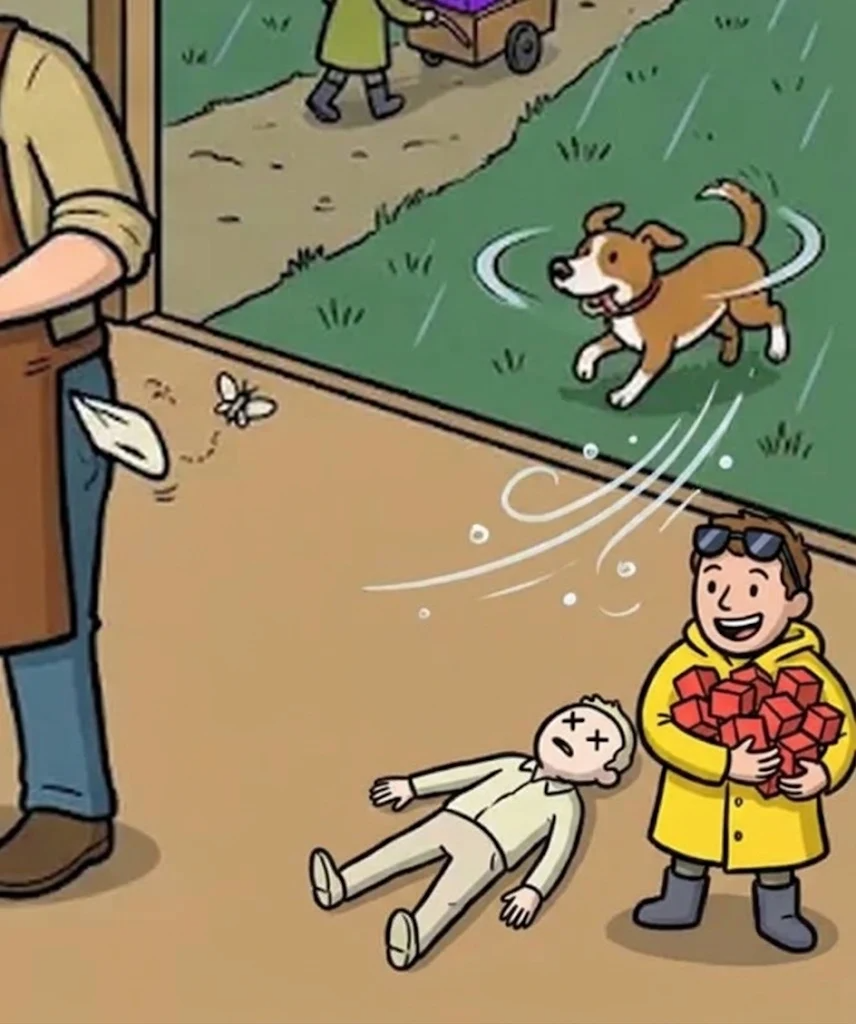
#> input picture tools/prompts/A10_src/F1.webp, 856 x 1024 px
$ python refit.py ../prompts/A10_src/F1.webp ../prompts/A10_src/L31a_base_1116.webp out.png
#> lines starting #> are read from the running program, lines starting #| are printed output that depends on the picture
"""refit.py crop.png out.png fitted.png — 비율이 달라진 Gemini 결과를 높이로 맞추고 가로 어긋남(ox)을 찾아 조각 크기(488×H)로 되돌린다(빈 자리는 조각 화소)."""
import sys, numpy as np
from PIL import Image
c=Image.open(sys.argv[1]).convert('RGB'); z=Image.open(sys.argv[2]).convert('RGB')
#> further down, c is the input picture: PIL image 856x1024 RGB; mean R, G, B 145.8, 134.2, 99.9
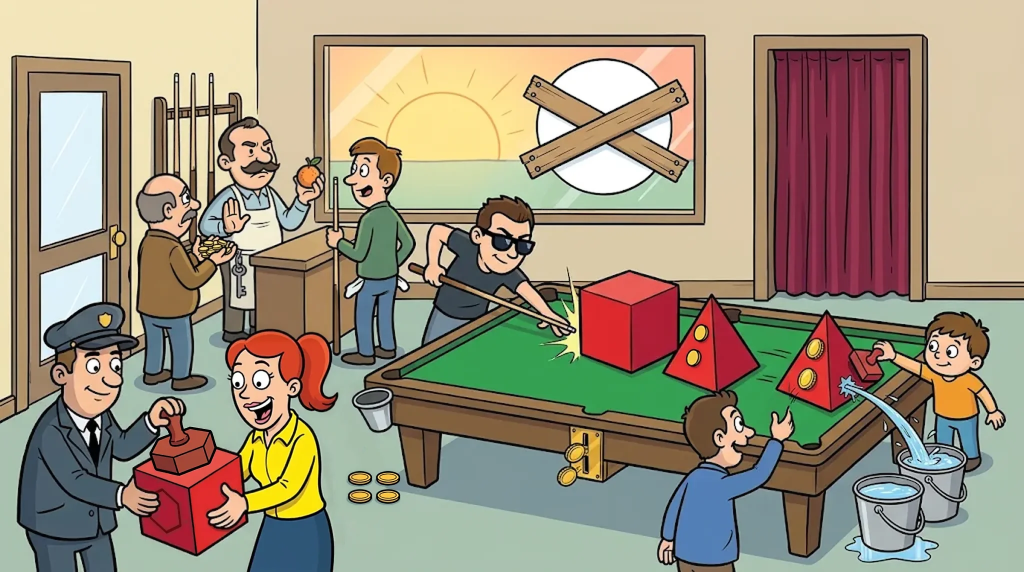
#> input picture tools/prompts/A10_src/L31a_base_1116.webp, 2048 x 1144 px (shown at 1/2 size)
#> further down, z is the input picture: PIL image 2048x1144 RGB; mean R, G, B 157.5, 145.5, 124.3
W,H=c.size; zw=round(z.width*H/z.height); z=z.resize((zw,H),Image.LANCZOS)
#> after `W, H = c.size`: W = 856; H = 1024
#> after `zw = round(z.width * H / z.height)`: zw = 1833
#> after `z = z.resize((zw, H), Image.LANCZOS)`:
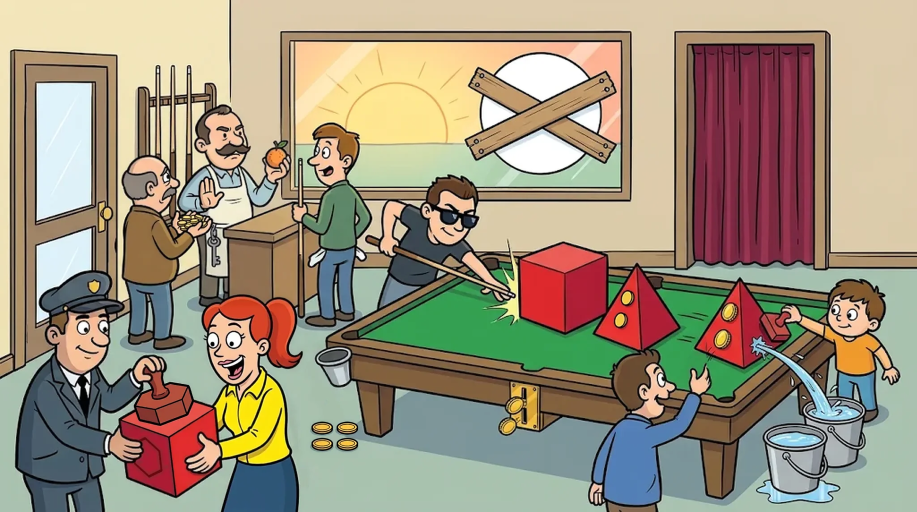
#> z: PIL image 1833x1024 RGB (shown at 1/2 size); mean R, G, B 157.5, 145.5, 124.3
C=np.asarray(c).astype(float); Z=np.asarray(z).astype(float)
best=None
for ox in range(-60,61):
    xs=max(0,ox); xe=min(W,ox+zw);
    if xe-xs<W*0.6: continue
    a=C[:, xs:xe]; b=Z[:, xs-ox:xe-ox]
    e=np.mean((a-b)**2)
    if best is None or e<best[0]: best=(e,ox)
#> this loop made 121 passes
#> (e, best) on passes 1, 2, 3, 18, 19, 20, 21, 22, 23, 24, 25, 26: (8598.8, (8598.8, -60)), (8594.1, (8594.1, -59)), (8593.1, (8593.1, -58)), (8592.8, (8592.8, -43)), (8587, (8587, -42)), (8581.7, (8581.7, -41)), (8577.4, (8577.4, -40)), (8573.5, (8573.5, -39)), (8569.2, (8569.2, -38)), (8564.2, (8564.2, -37)), (8559.2, (8559.2, -36)), (8555.4, (8555.4, -35))
#> e on passes 4 to 9: 8594.5, 8596.8, 8599.3, 8602, 8604.2, 8605.1
#> pass 1, `b = Z[:, xs - ox:xe - ox]`:
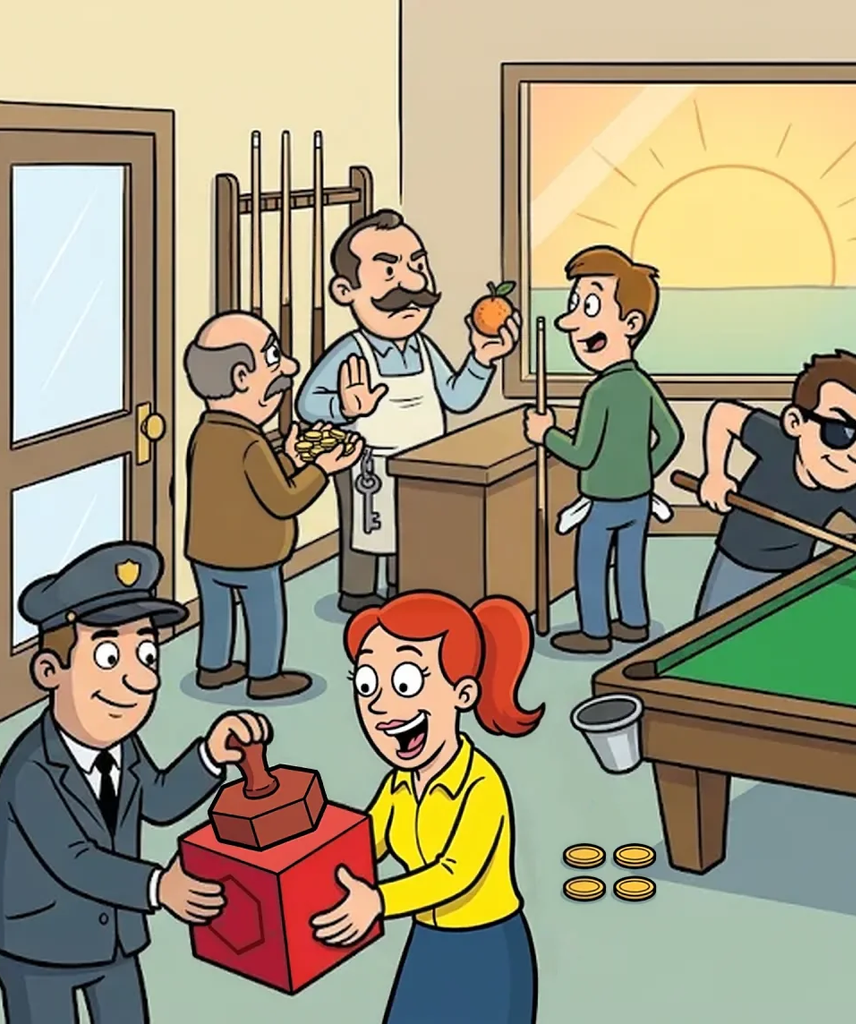
#> b: shape (1024, 856, 3) float64; mean R, G, B 161.1, 152.1, 126.8
#> pass 3, `b = Z[:, xs - ox:xe - ox]`:
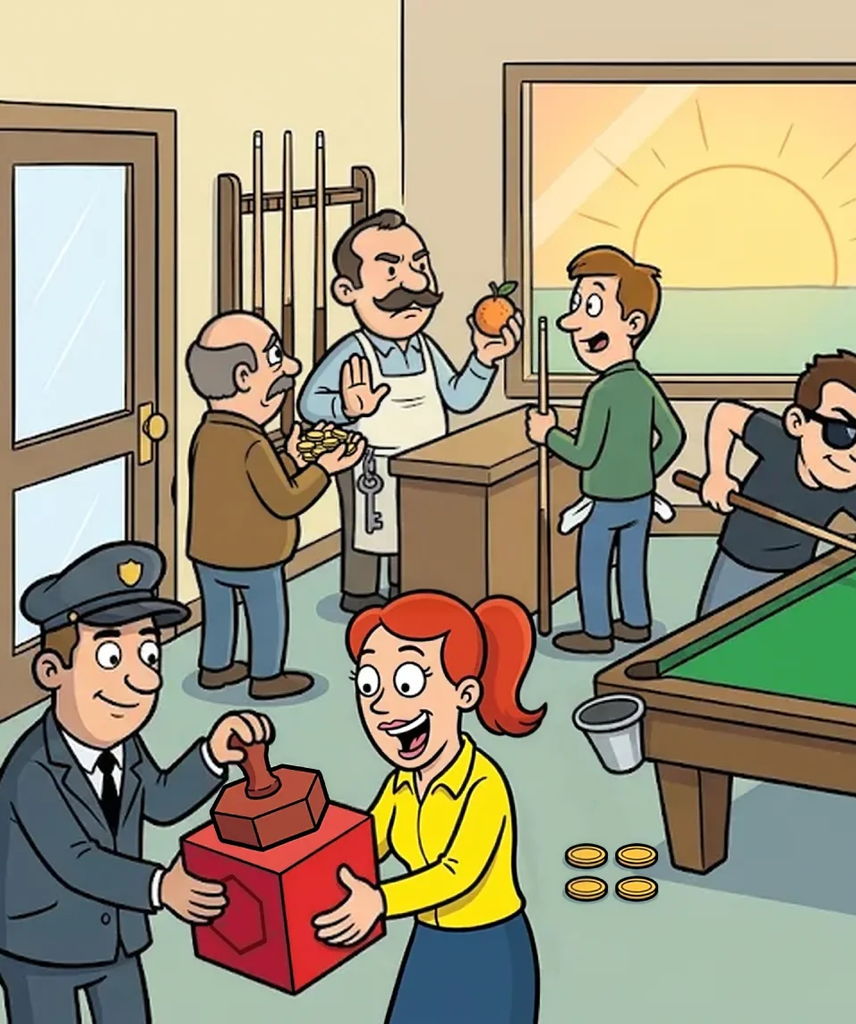
#> b: shape (1024, 856, 3) float64; mean R, G, B 161, 152, 126.7
e,ox=best
#> e = 8552; ox = -30
out=C.copy(); xs=max(0,ox); xe=min(W,ox+zw); out[:, xs:xe]=Z[:, xs-ox:xe-ox]
#> after `xs = max(0, ox)`: xs = 0
#> after `out[:, xs:xe] = Z[:, xs - ox:xe - ox]`:
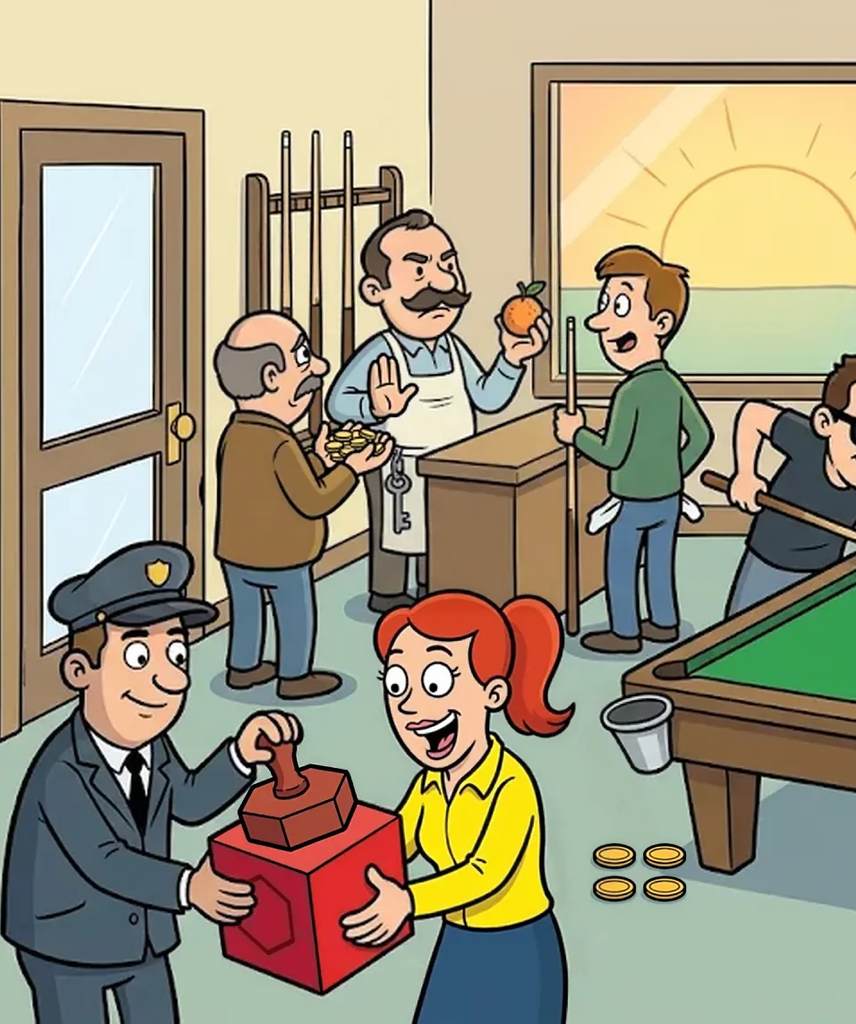
#> out: shape (1024, 856, 3) float64; mean R, G, B 160.9, 151.3, 126.4
Image.fromarray(np.clip(out,0,255).astype('uint8')).save(sys.argv[3])
print(f'zw={zw} ox={ox} mse={e:.1f}')
#| zw=1833 ox=-30 mse=8552.0
